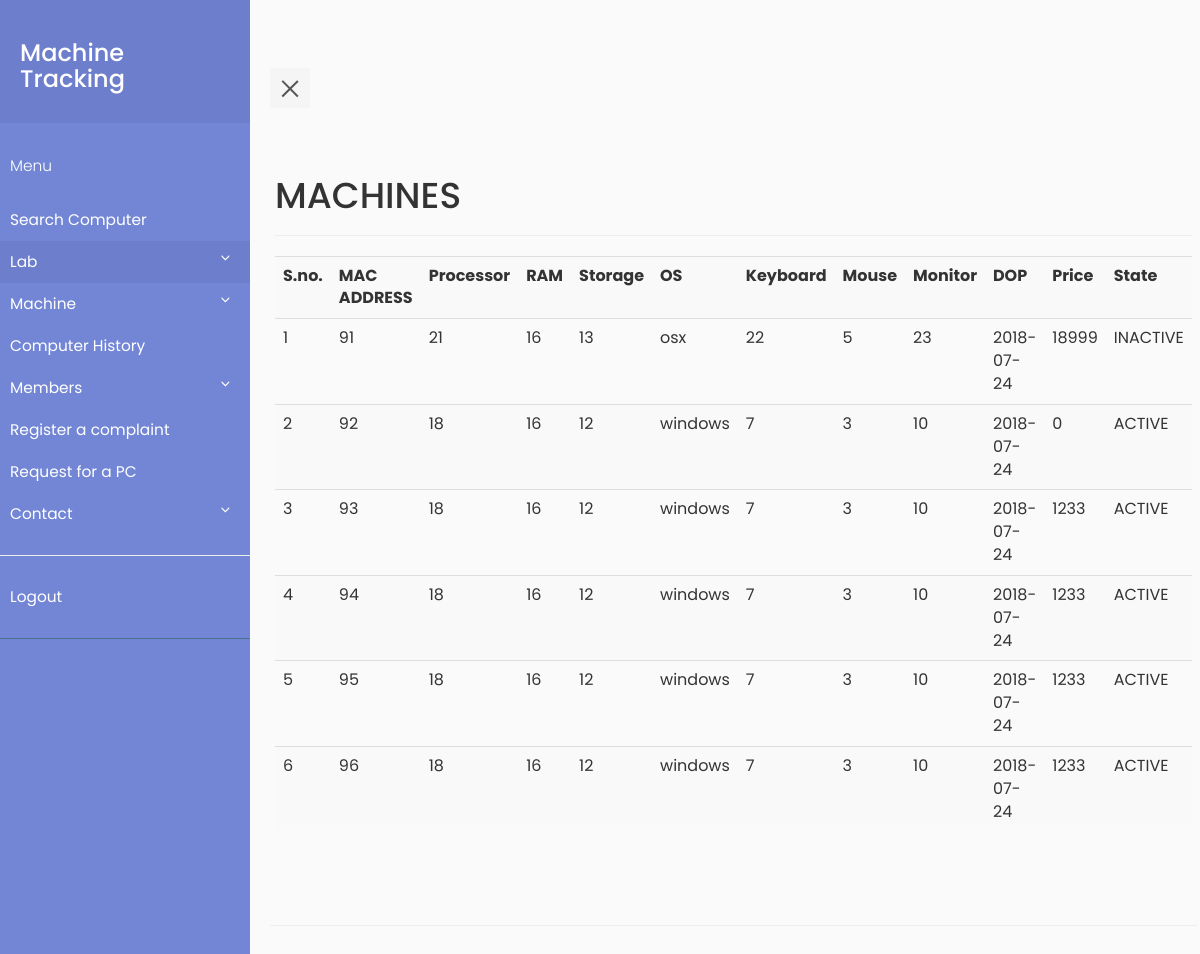
The app's page /MachineTracking/new_machines.php (signed in) with its own data.
### tables this page shows
CREATE TABLE `machine` (
  `machine_id` int(11) NOT NULL,
  `MAC_ADDR` varchar(30) DEFAULT NULL,
  `processor` int(11) NOT NULL,
  `ram` int(11) NOT NULL,
  `memory` int(11) NOT NULL,
  `DOP` date DEFAULT NULL,
  `price` int(11) DEFAULT NULL,
  `state` varchar(10) DEFAULT NULL,
  `os` varchar(30) DEFAULT NULL,
  `monitor` int(11) NOT NULL,
  `keyboard` int(11) NOT NULL,
  `mouse` int(11) NOT NULL,
  `grn` int(11) NOT NULL
);

CREATE TABLE `hardware` (
  `hardware_id` int(11) NOT NULL,
  `company` int(11) DEFAULT NULL,
  `description` int(11) DEFAULT NULL,
  `price` int(11) DEFAULT NULL,
  `grn` int(11) DEFAULT NULL,
  `name` int(11) DEFAULT NULL,
  `state` int(11) NOT NULL,
  `supplier` int(20) DEFAULT NULL,
  `DOP` date DEFAULT NULL
);

### MachineTracking/new_machines.php (the view, shortened to what this page needs)
<?php
    require_once "pdo.php";
?>
<html>
<head>
    <link rel="stylesheet" type="text/css" href="https://maxcdn.bootstrapcdn.com/bootstrap/3.3.7/css/bootstrap.min.css" >
    <link rel="stylesheet" type="text/css" href="style5.css">
</head>
<body>
            <div class="wrapper">
     <?php include "navbar.php" ;?>
         <div class="container-fluid row" id="content">
    <div class="page-header">
    <h1>MACHINES</h1>
    </div>
    <?php
        $stmtcnt = $pdo->query("SELECT COUNT(*) FROM machine ");
        $row = $stmtcnt->fetch(PDO::FETCH_ASSOC);
        if($row['COUNT(*)']!=='0')
        {
            $i=1;
            $stmtread = $pdo->query('SELECT * FROM machine ORDER BY MAC_ADDR');
            echo ("<table class=\"table table-striped\">
                <tr> <th>S.no.</th><th>MAC ADDRESS</th><th>Processor</th><th>RAM</th><th>Storage</th><th>OS</th><th>Keyboard</th><th>Mouse</th><th>Monitor</th><th>DOP</th><th>Price</th> <th>State</th> </tr>");
            while ( $row = $stmtread->fetch(PDO::FETCH_ASSOC) )
            {
                $stmtreadn = $pdo->prepare("SELECT * FROM position where machine_id = :mid");
                $stmtreadn->execute(array(':mid' => $row['machine_id']));
                $rown=$stmtreadn->fetch(PDO::FETCH_ASSOC);
                $processor = $pdo->prepare("SELECT description FROM hardware where hardware_id = :hid");
                $processor->execute(array(':hid' => $row['processor']));
                $processorn = $processor->fetch(PDO::FETCH_ASSOC);
                $ram = $pdo->prepare("SELECT description FROM hardware where hardware_id = :hid");
                $ram->execute(array(':hid' => $row['ram']));
                $ramn = $ram->fetch(PDO::FETCH_ASSOC);
                $memory = $pdo->prepare("SELECT description FROM hardware where hardware_id = :hid");
                $memory->execute(array(':hid' => $row['memory']));
                $memoryn = $memory->fetch(PDO::FETCH_ASSOC);
                $keyboard = $pdo->prepare("SELECT description FROM hardware where hardware_id = :hid");
                $keyboard->execute(array(':hid' => $row['keyboard']));
                $keyboardn = $keyboard->fetch(PDO::FETCH_ASSOC);
                $mouse = $pdo->prepare("SELECT description FROM hardware where hardware_id = :hid");
                $mouse->execute(array(':hid' => $row['mouse']));
                $mousen = $mouse->fetch(PDO::FETCH_ASSOC);
                $monitor = $pdo->prepare("SELECT description FROM hardware where hardware_id = :hid");
                $monitor->execute(array(':hid' => $row['monitor']));
                $monitorn = $monitor->fetch(PDO::FETCH_ASSOC);
                if($rown===FALSE)
                {
                    echo ("<tr>");
                    echo ("<td>");
                    echo($i);
                    echo("</td>");
                    echo ("<td>");
                    echo(htmlentities($row['MAC_ADDR']));
                    echo ("</td>");
                    echo ("<td>");
                    echo(htmlentities($processorn['description']));
                    echo ("</td>");
                    echo ("<td>");
                    echo(htmlentities($ramn['description']));
                    echo ("</td>");
                    echo ("<td>");
                    echo(htmlentities($memoryn['description']));
                    echo ("</td>");
                    echo ("<td>");
                    echo(htmlentities($row['os']));
                    echo ("</td>");
                    echo ("<td>");
                    echo(htmlentities($keyboardn['description']));
                    echo ("</td>");
                    echo ("<td>");
                    echo(htmlentities($mousen['description']));
                    echo ("</td>");
                    echo ("<td>");
                    echo(htmlentities($monitorn['description']));
                    echo ("</td>");
                    echo ("<td>");
                    echo(htmlentities($row['DOP']));
                    echo ("</td>");
                    echo ("<td>");
                    echo(htmlentities($row['price']));
                    echo ("</td>");
                    echo ("<td>");
                    echo(htmlentities($row['state']));
                    echo ("</td>");
                    $i++;
                }
            }
            echo('</table>');
        }
    ?>
    </div>
</body>
</html>

### MachineTracking/style5.css (style rules this page uses)
body { font-family: 'Poppins', sans-serif; background: #fafafa; }
.wrapper { display: flex; align-items: stretch; perspective: 1500px; }
#content { padding: 20px; min-height: 100vh; transition: all 0.3s; }

### records on screen
machine: MAC_ADDR "91", processor.description "21", ram.description "16", memory.description "13", os "osx", keyboard.description "22", mouse.description "5", monitor.description "23", DOP "2018-07-24", price "18999", state "INACTIVE"
machine: MAC_ADDR "92", processor.description "18", ram.description "16", memory.description "12", os "windows", keyboard.description "7", mouse.description "3", monitor.description "10", DOP "2018-07-24", price "0", state "ACTIVE"
machine: MAC_ADDR "93", processor.description "18", ram.description "16", memory.description "12", os "windows", keyboard.description "7", mouse.description "3", monitor.description "10", DOP "2018-07-24", price "1233", state "ACTIVE"
machine: MAC_ADDR "94", processor.description "18", ram.description "16", memory.description "12", os "windows", keyboard.description "7", mouse.description "3", monitor.description "10", DOP "2018-07-24", price "1233", state "ACTIVE"
machine: MAC_ADDR "95", processor.description "18", ram.description "16", memory.description "12", os "windows", keyboard.description "7", mouse.description "3", monitor.description "10", DOP "2018-07-24", price "1233", state "ACTIVE"
machine: MAC_ADDR "96", processor.description "18", ram.description "16", memory.description "12", os "windows", keyboard.description "7", mouse.description "3", monitor.description "10", DOP "2018-07-24", price "1233", state "ACTIVE"
